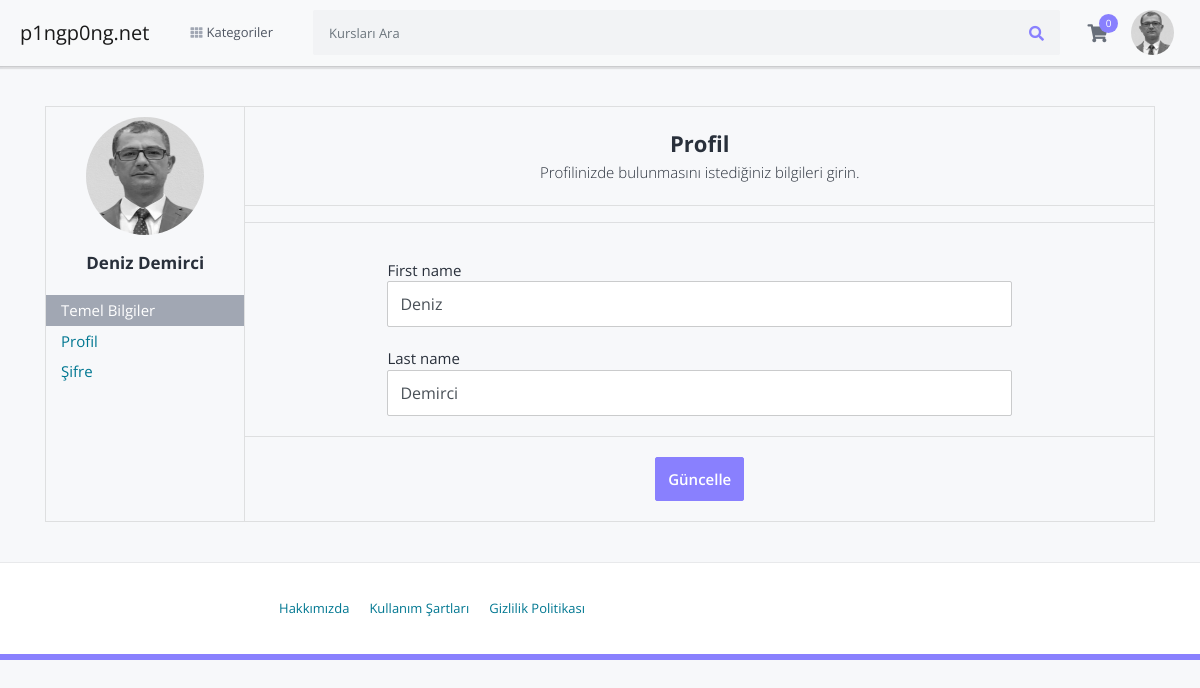
/users/user (signed in), run on the app's committed database.
### accounts/models.py (models this page shows, shortened)
class User(AbstractUser):
    email = models.EmailField(unique=True, blank=False,
                              error_messages={
                                  'unique': "A user with that email already exists.",
                              })
    USERNAME_FIELD = "email"
    STUDENT = 1
    INSTRUCTOR = 2
    COUNSELLOR =3
    ROLE_CHOICES = (
          (STUDENT, 'Student'),
          (INSTRUCTOR, 'Instructor'),
          (COUNSELLOR, 'Counsellor'),
    )
    role = models.PositiveSmallIntegerField(choices=ROLE_CHOICES, default=1)
    REQUIRED_FIELDS = []
    objects = UserManager()

class Profile(models.Model):
    user = models.OneToOneField(User, on_delete=models.CASCADE ,related_name='profile')
    avatar = models.ImageField(default='avatar.png', upload_to='profile_images')
    bio = models.TextField()

### accounts/views.py (the view, shortened to what this page needs)
# urls.py: path('user', views.UserUpdateView.as_view(), name='my-user'),
class UserUpdateView(UpdateView):
    model = User
    template_name = "accounts/user.html"
    context_object_name = "user"
    form_class = UserUpdateForm
    success_url = reverse_lazy("accounts:my-user")
    @method_decorator(login_required(login_url=reverse_lazy('accounts:login')))
    def dispatch(self, request, *args, **kwargs):
        return super().dispatch(self.request, *args, **kwargs)
    def get_initial(self):
        return {"first_name": self.request.user.first_name, "last_name": self.request.user.last_name}
    def get_object(self, queryset=None):
        return get_object_or_404(self.model, pk=self.request.user.pk)

### accounts/forms.py
class UserUpdateForm(forms.ModelForm):
    def __init__(self, *args, **kwargs):
        super().__init__(*args, **kwargs)
        self.fields["first_name"].widget.attrs.update({'placeholder': 'Enter first name'})
        self.fields["last_name"].widget.attrs.update({'placeholder': 'Enter last name'})
    class Meta:
        model = User
        fields = ["first_name", "last_name"]

### cart/cart.py (called while the page is built)
    def __len__(self):
        return sum(item['quantity'] for item in self.cart.values())

    def get_total_price(self):
        return sum(Decimal(item['price']) * item['quantity'] for item in self.cart.values())

### cart/context_processors.py (called while the page is built)
def cart(request):
    return {'cart': Cart(request)}

### courses/context_processors.py (called while the page is built)
def categories_processor(request):
    categories = Category.objects.all()
    return {'categories': categories}

### templates/accounts/user.html (shortened to what this page needs)
{% extends 'layouts/base.html' %}
{% load static %}
{% load crispy_forms_tags %}
{% block content %}
<section class="user-dashboard-area">
    <div class="container">
        <div class="row">
            <div class="col">
                <div class="user-dashboard-box">
                    <div class="user-dashboard-sidebar">
                        <div class="user-box">
                            <img src="/media/{{ user.profile.avatar }}" alt="" class="img-fluid">
                            <div class="name">
                                <div class="name">
                                    {{ request.user.first_name }} {{ request.user.last_name }}
                                </div>
                            </div>
                        </div>
                        <div class="user-dashboard-menu">
                            <ul>
                                <li class="active">
                                    <a href="{% url 'accounts:my-profile' %}">Temel Bilgiler</a>
                                </li>
                                <li>
                                    <a href="{% url 'accounts:my-profile' %}">Profil</a>
                                </li>
                                <li>
                                    <a href="#">Şifre</a>
                                </li>
                            </ul>
                        </div>
                    </div>
                    <div class="user-dashboard-content">
                        <div class="content-title-box">
                            <div class="title">Profil</div>
                            <div class="subtitle">Profilinizde bulunmasını istediğiniz bilgileri girin.
                            </div>
                        </div>
                        <hr>
                        <form action="#" method="post">
                            <div class="content-box">
                                <div class="basic-group">
                                        {{ form|crispy }}
                                </div>
                            </div>
                            <div class="content-update-box">
                                <button type="submit" class="btn">Güncelle</button>
                            </div>
                        </form>
                    </div>
                </div>
            </div>
        </div>
    </div>
</section>
{% endblock %}

### templates/partials/navbar.html (shortened to what this page needs)
{% load static %}
<section class="menu-area">
    <div class="container-xl">
        <div class="row">
            <div class="col">
                <nav class="navbar navbar-expand-lg navbar-light bg-light">
                    <a class="navbar-brand" href="/">
                        p1ngp0ng.net
                    </a>
                    {% include 'partials/menu.html' %}
                    <form class="inline-form" action="{% url 'lms:search' %}" method="get" style="width: 100%;">
                        <div class="input-group search-box mobile-search">
                            <input type="text" name='q' class="form-control"
                                   placeholder="Kursları Ara">
                            <div class="input-group-append">
                                <button class="btn" type="submit"><i class="fas fa-search"></i></button>
                            </div>
                        </div>
                    </form>
                    <div class="cart-box menu-icon-box" id="cart_items">
                        {% include 'partials/cart.html' %}
                    </div>
                    {% if request.user.is_authenticated %}
                        <div class="user-box menu-icon-box">
                            <div class="icon">
                                <a href="">
                                    <img src="/media/{{ request.user.profile.avatar}}" alt="" class="img-fluid">
                                </a>
                            </div>
                        </div>
                    {% else %}
                        <span class="signin-box-move-desktop-helper"></span>
                        <div class="sign-in-box btn-group">
                            <a href="{% url 'accounts:login' %}" class="btn btn-sign-in">Giriş Yap</a>
                            <a href="{% url 'accounts:register' %}" class="btn btn-sign-up">Kayıt Ol</a>
                        </div>
                    {% endif %}
                </nav>
            </div>
        </div>
    </div>
</section>

### static/frontend/css/responsive.css (style rules this page uses)
@media (min-width:768px) { .navbar-expand-lg { -webkit-box-orient: horizontal; -webkit-box-direction: normal; -ms-flex-flow: row nowrap; flex-flow: row nowrap; -webkit-box-pack: start; -ms-flex-pack: start; justify-content: flex-start; } }

### data on the page
User: user.profile.avatar (picture), profile.avatar (picture), user.first_name "Deniz", user.last_name "Demirci", first_name "Deniz", last_name "Demirci"
